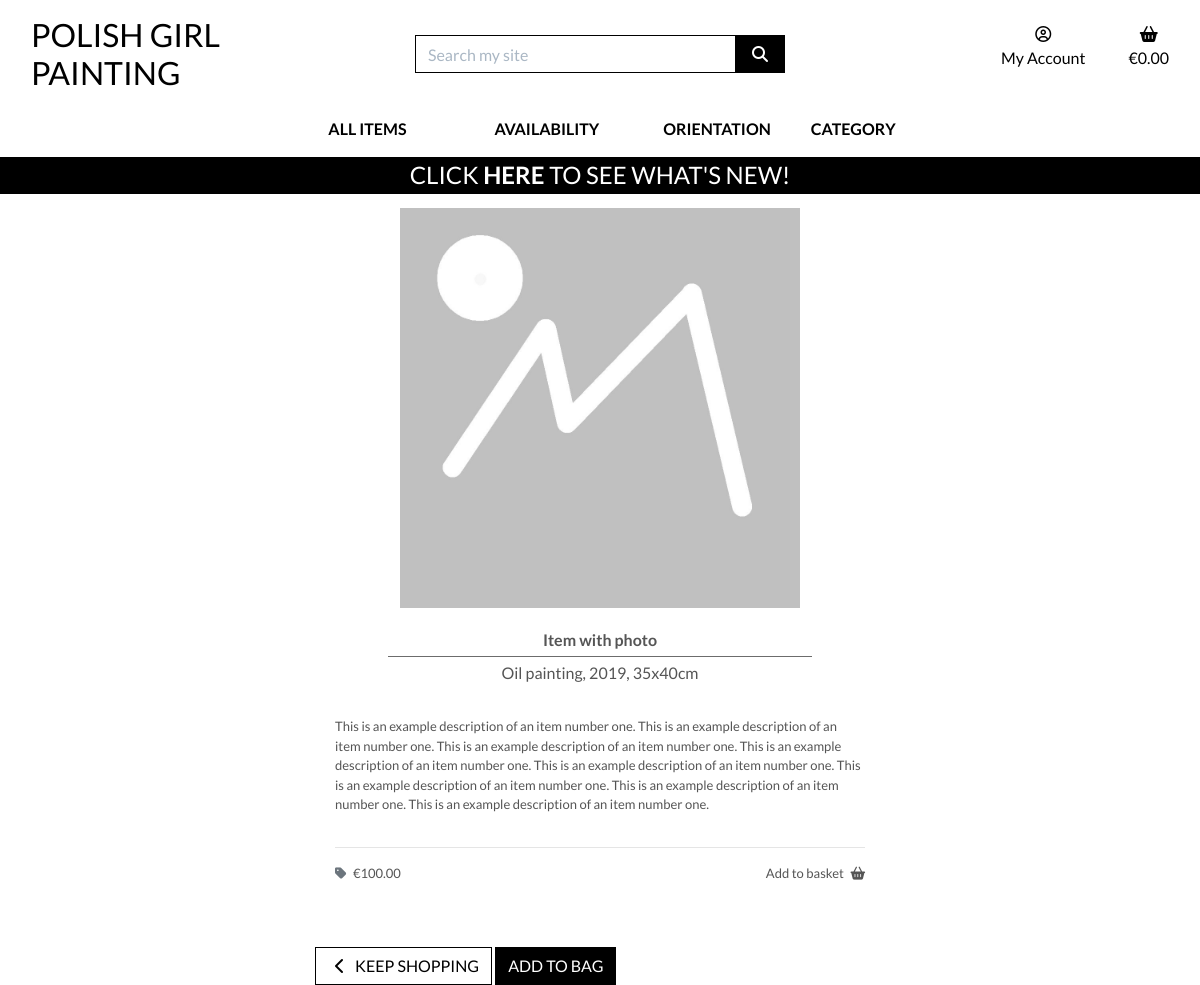
The page /products/1/ on the database its author committed.
### products/models.py (models this page shows, shortened)
class Product(models.Model):
    sku = models.CharField(
        max_length=254,
        null=True,
        blank=True)
    title = models.CharField(
        max_length=254,
        unique=True)
    excerpt = models.TextField(
        blank=True)
    description = models.TextField()
    price = models.DecimalField(
        max_digits=6,
        decimal_places=2,
        null=True,
        blank=True)
    image = models.ImageField(
        null=True,
        blank=True)
    category = models.ForeignKey(
        'Category',
        null=True,
        blank=True,
        on_delete=models.SET_NULL)
    orientation = models.CharField(
        max_length=9,
        choices=ORIENTATION,
        null=True,
        blank=True)
    is_unique = models.BooleanField(
        default=True)
    priority = models.CharField(
        max_length=10,
        choices=PRIORITY_CHOICES,
        default="3 - Normal",
        null=True,
        blank=True)
    highlight = models.BooleanField(
        default=False)
    available = models.BooleanField(
        default=True)
    live = models.BooleanField(
        default=False)
    created_on = models.DateTimeField(
        auto_now_add=True)
    updated_on = models.DateTimeField(
        auto_now=True)
    class Meta:
        ordering = ['priority', 'created_on']

### products/views.py (the view)
def product_detail(request, product_id):
    product = get_object_or_404(Product, pk=product_id)
    context = {
        'product': product,
    }
    return render(request, 'products/product_detail.html', context)

### bag/contexts.py (called while the page is built, shortened)
def bag_contents(request):
    bag_items = []
    total = 0
    product_count = 0
    bag = request.session.get('bag', {})
    if total < settings.FREE_DELIVERY_THRESHOLD:
        delivery = total * Decimal(settings.STANDARD_DELIVERY_PERCENTAGE / 100)
        free_delivery_delta = settings.FREE_DELIVERY_THRESHOLD - total
    else:
        delivery = 0
        free_delivery_delta = 0
    grand_total = delivery + total
    context = {
        'bag_items': bag_items,
        'total': total,
        'product_count': product_count,
        'delivery': delivery,
        'free_delivery_delta': free_delivery_delta,
        'free_delivery_threshold': settings.FREE_DELIVERY_THRESHOLD,
        'grand_total': grand_total,
    }
    return context

### products/templates/products/product_detail.html (shortened to what this page needs)
{% extends "base.html" %}
{% load static %}
{% block page_header %}
    <div class="container header-container">
    </div>
{% endblock %}
{% block content %}
    <div class="container-fluid">
        <div class="row">
            <div class="col-12 col-md-8 offset-md-2 col-lg-6 offset-lg-3 mt-5">
                <div class="image-container">
                    {% if product.image %}
                        <a href="{{ product.image.url }}" target="_blank">
                            <img src="{{ product.image.url }}" alt="{{ product.title }}" class="card-img-top img-fluid">
                        </a>
                    {% else %}
                        <a href="">
                            <img src="{{ MEDIA_URL }}placeholder.jpg" alt="{{ product.title }}" class="card-image-top img-fluid">
                        </a>
                    {% endif %}
                </div>
                <div class="card-body text-center">
                    <p class="mb-0 font-weight-bold">{{ product.title }}</p>
                    <hr class="hr-middle">
                    <p class="mb-0">{{ product.excerpt }}</p>
                </div>
                <div class="card-footer">
                    <div class="row">
                        <div class="col">
                            <p class="description">
                                {{ product.description }}
                            </p>
                            <hr>
                            {% if product.price %}
                                <p class="float-left">
                                    <i class="fas fa-tag mr-1 text-muted"></i> &euro;{{ product.price }}
                                </p>
                                <p class="float-right">
                                    Add to basket
                                    <i class="fas fa-shopping-basket ml-1"></i>
                                </p>
                            {% endif %}
                        </div>
                    </div>
                </div>
                <form class="form" action="{% url 'add_to_bag' product.id %}" method="POST">
                    <div class="form-row">
                        <div class="col-12">
                            <a href="{% url 'products' %}" class="btn btn-outline-black rounded-0 mt-5">
                                <span class="icon">
                                    <i class="fas fa-chevron-left"></i>
                                </span>
                                <span class="text-uppercase">Keep Shopping</span>
                            </a>
                            <input type="submit" class="btn btn-black rounded-0 text-uppercase mt-5" value="Add to Bag">
                        </div>
                    </div>
                </form>
            </div>
        </div>
    </div>
{% endblock %}

### static/css/base.css (style rules this page uses)
html { height: 100%; }
body { background: url('/media/homepage_background.jpg') no-repeat center center fixed; background-size: cover; height: calc(100vh - 164px); color: #555; font-family: 'Lato'; }
a:link { color: black; text-decoration: none; }
.hr-middle { height: 0.25px; background: rgb(120, 120, 120); width: 80%; margin: .25rem 10% .25rem 10%; }
.card-footer { background-color: #fff; border-top: none; padding-bottom: 0; }
.card-footer p { font-size: small; }
.image-container img { max-height: 50vh !important; object-fit: contain; }
.description { margin-bottom: 2rem; }
.icon { align-items: center; display: inline-flex; justify-content: center; height: 1.5rem; width: 1.5rem; }
.btn-black { background: black; color: white !important; }
.btn-outline-black { background: white; color: black !important; border: 1px solid black; }
@media (min-width: 1200px) { .container { max-width: 80%; } }
@media (min-width: 992px) { .header-container { padding-top: 160px; } }

### rows shown on the page
Product: image (placeholder picture), title "Item with photo", excerpt "Oil painting, 2019, 35x40cm", description "This is an example description of an item number one. This is an example description of an item number one. This is an example description of an item number one. This is an example description of an item number one. This is an example description of an item number one. This is an example description of an item number one. This is an example description of an item number one. This is an example description of an item number one.", price "100.00"
